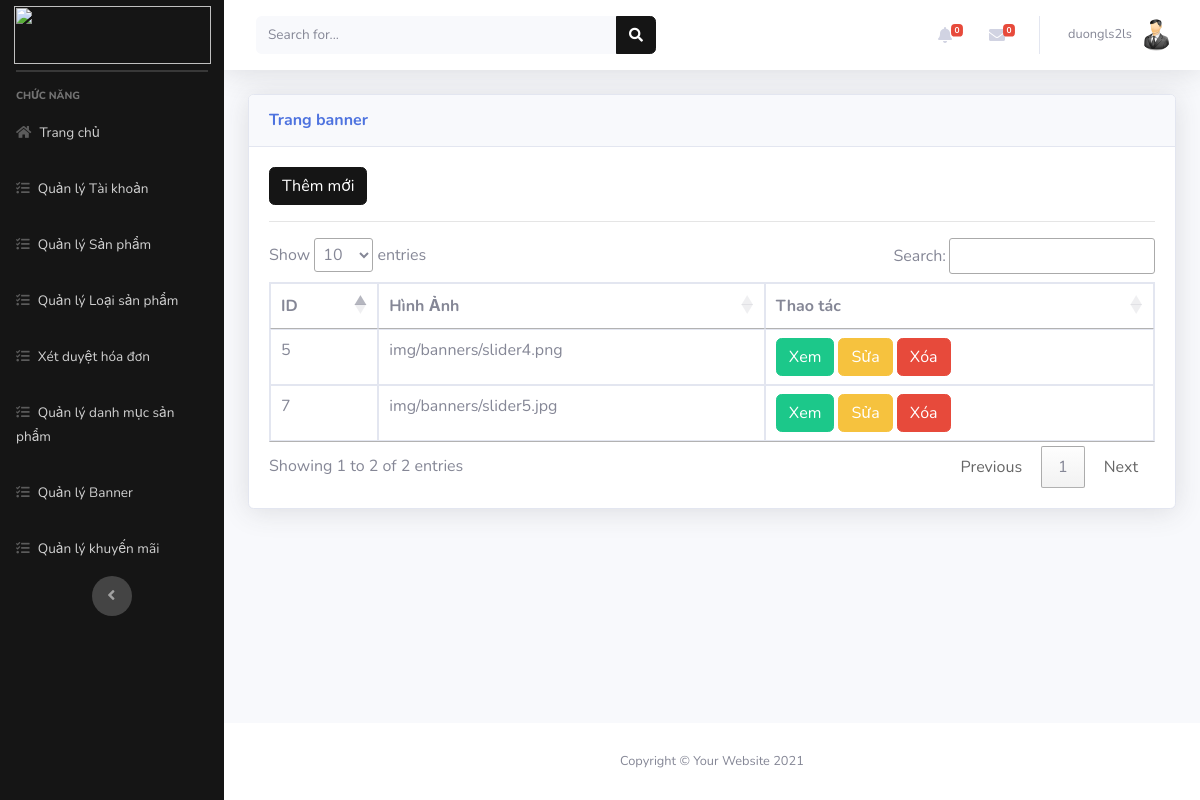
Screenshot of /Admin/index.php?mod=banner (signed in) with the database file from the repository.
### tables this page shows
CREATE TABLE `banner` (
  `Id` int(11) NOT NULL,
  `HinhAnh` varchar(255) DEFAULT NULL
);

### Admin/MVC/controllers/BannerController.php (called while the page is built, shortened)
<?php
class BannerController
{
	var $banner_model;
	function __construct()
	{
		$this->banner_model = new Banner();
	}
	public function list()
	{
		$data = $this->banner_model->All();
		require_once("MVC/Views/Admin/index.php");
	}
}

### Admin/MVC/Models/connection.php (called while the page is built, shortened)
<?php
    class Connection{
        function __construct()
        {
            $severname ="localhost";
            $username ="root";
            $password ="";
            $db_name ="sport-shop";
            $this->conn = new mysqli($severname,$username,$password,$db_name);
        }
    }
?>

### Admin/MVC/Models/model.php (called while the page is built, shortened)
<?php
require_once("connection.php");
class Model
{
    var $table;
    var $contens;
    function __construct()
    {
        $conn_obj = new Connection();
        $this->conn = $conn_obj->conn;
    }
    function All()
    {
        $query = "select * from $this->table ORDER BY $this->contens DESC ";
        require("result.php");
        return $data;
    }
}

### Admin/MVC/Models/result.php (called while the page is built)
<?php
$result = $this->conn->query($query);
$data = array();
while ($row = $result->fetch_assoc()) {
    $data[] = $row;
}
?>

### Admin/MVC/Views/banner/list.php (the view, shortened to what this page needs)
<a href="?mod=banner&act=add" type="button" class="btn btn-primary">Thêm mới</a>
<hr>
<table class="table table-bordered" id="dataTable" width="100%" cellspacing="0">
  <thead>
    <tr>
      <th scope="col">ID</th>
      <th scope="col">Hình Ảnh</th>
      <th scope="col">Thao tác</th>
    </tr>
  </thead>
  <tbody>
    <?php foreach ($data as $row) { ?>
      <tr>
        <td><?= $row['Id'] ?></td>
        <td><?= $row['HinhAnh'] ?></td>
        <td>
          <a href="?mod=banner&act=detail&id=<?= $row['Id'] ?>" class="btn btn-success">Xem</a>
          <?php if (isset($_SESSION['isLogin_Admin']) && $_SESSION['isLogin_Admin'] == true) { ?>
          <a href="?mod=banner&act=edit&id=<?= $row['Id'] ?>" class="btn btn-warning">Sửa</a>
          <a href="?mod=banner&act=delete&id=<?= $row['Id'] ?>" onclick="return confirm('Bạn có thật sự muốn xóa ?');" type="button" class="btn btn-danger">Xóa</a>
          <?php }?>
        </td>
      </tr>
    <?php } ?>
</table>

### rows the page displays
banner: Id "7", HinhAnh "img/banners/slider5.jpg"
banner: Id "5", HinhAnh "img/banners/slider4.png"

### other values shown
$_SESSION['login']['TaiKhoan'] "duongls2ls"
$mod "banner"
